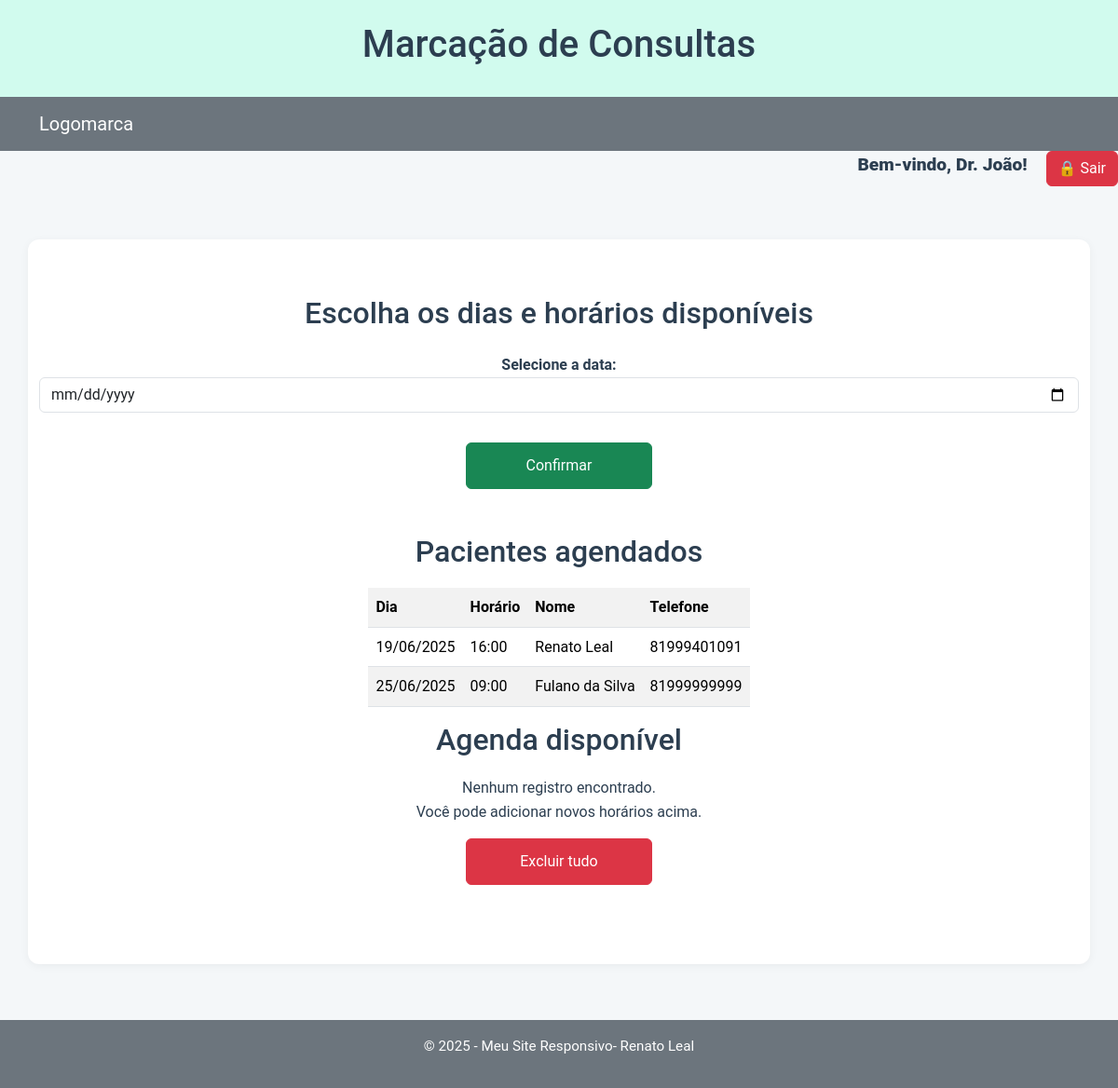
Screenshot of /sistema.php (signed in) with the database file from the repository.
### tables this page shows
CREATE TABLE `consultas_marcadas` (
  `id` int(11) NOT NULL,
  `data_consulta` varchar(10) DEFAULT NULL,
  `horario` varchar(5) DEFAULT NULL,
  `nome` varchar(100) DEFAULT NULL,
  `telefone` varchar(20) DEFAULT NULL,
  `criado_em` timestamp NOT NULL DEFAULT current_timestamp()
);

### consultasConfirmadas.php (the view, shortened to what this page needs)
<?php
include 'conexao.php';
$sql = "SELECT * FROM consultas_marcadas ";
$stmt = $conexao->prepare($sql);
$stmt->execute();
$result = $stmt->get_result();
if ($result->num_rows > 0) {
    echo "<table class='table table-striped table'>
            <tr>
                <th>Dia</th>
                <th>Horário</th>
                <th>Nome</th>
                <th>Telefone</th>
            </tr>";
    while($row = $result->fetch_assoc()) {
        echo "<tr>
                <td>" . htmlspecialchars($row["data_consulta"]) . "</td>
                <td>" . htmlspecialchars($row["horario"]) . "</td>
                <td>" . htmlspecialchars($row["nome"]) . "</td>
                <td>" . htmlspecialchars($row["telefone"]) . "</td>
              </tr>";
    }
    echo "</table>";
} else {
    echo "<div class='senao'>Não há pacientes marcados! </div>";
}
?>

### css/style.css (style rules this page uses)
* { margin: 0; padding: 0; box-sizing: border-box; }
* { margin: 0; padding: 0; box-sizing: border-box; font-family: 'Roboto', sans-serif; }
body { background-color: #f4f7f9; color: #2c3e50; line-height: 1.6; }

### rows the page displays
consultas_marcadas: data_consulta "19/06/2025", horario "16:00", nome "Renato Leal", telefone "81999401091"
consultas_marcadas: data_consulta "25/06/2025", horario "09:00", nome "Fulano da Silva", telefone "81999999999"

### other values shown
$_SESSION['nome'] "João"
